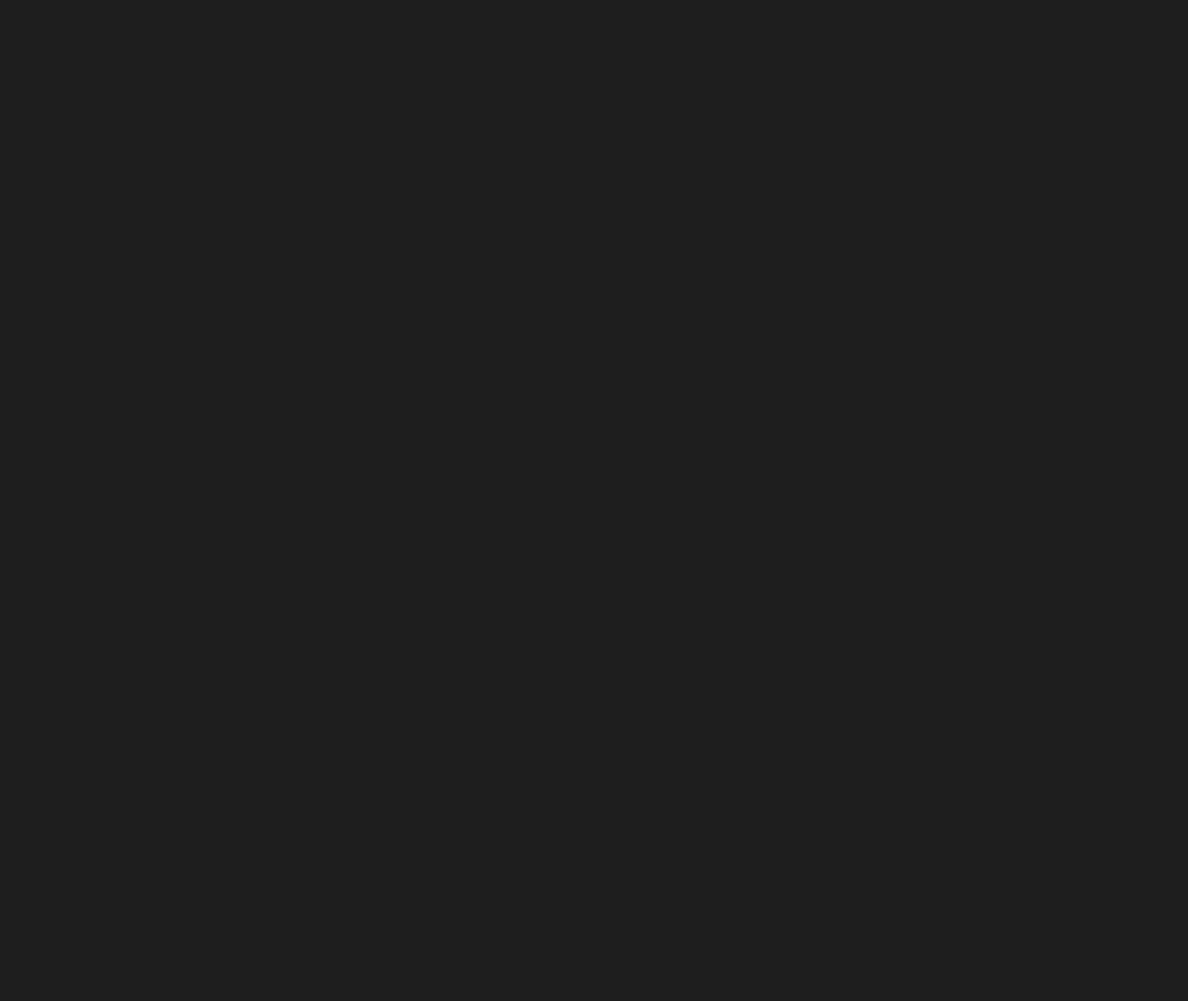
Frame 1 (no input)
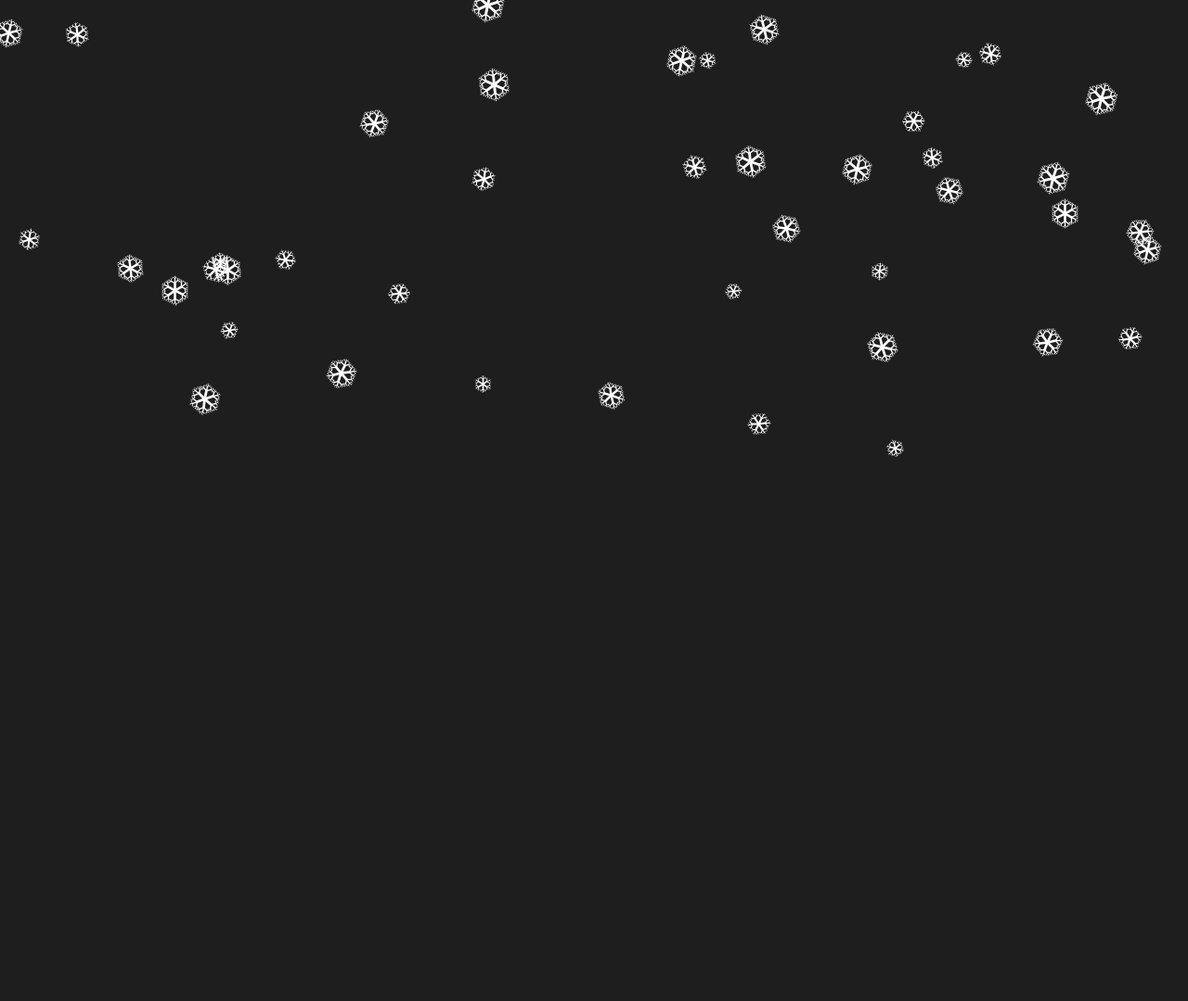
Frame 60 (the mouse pressed at the canvas centre just before this capture)
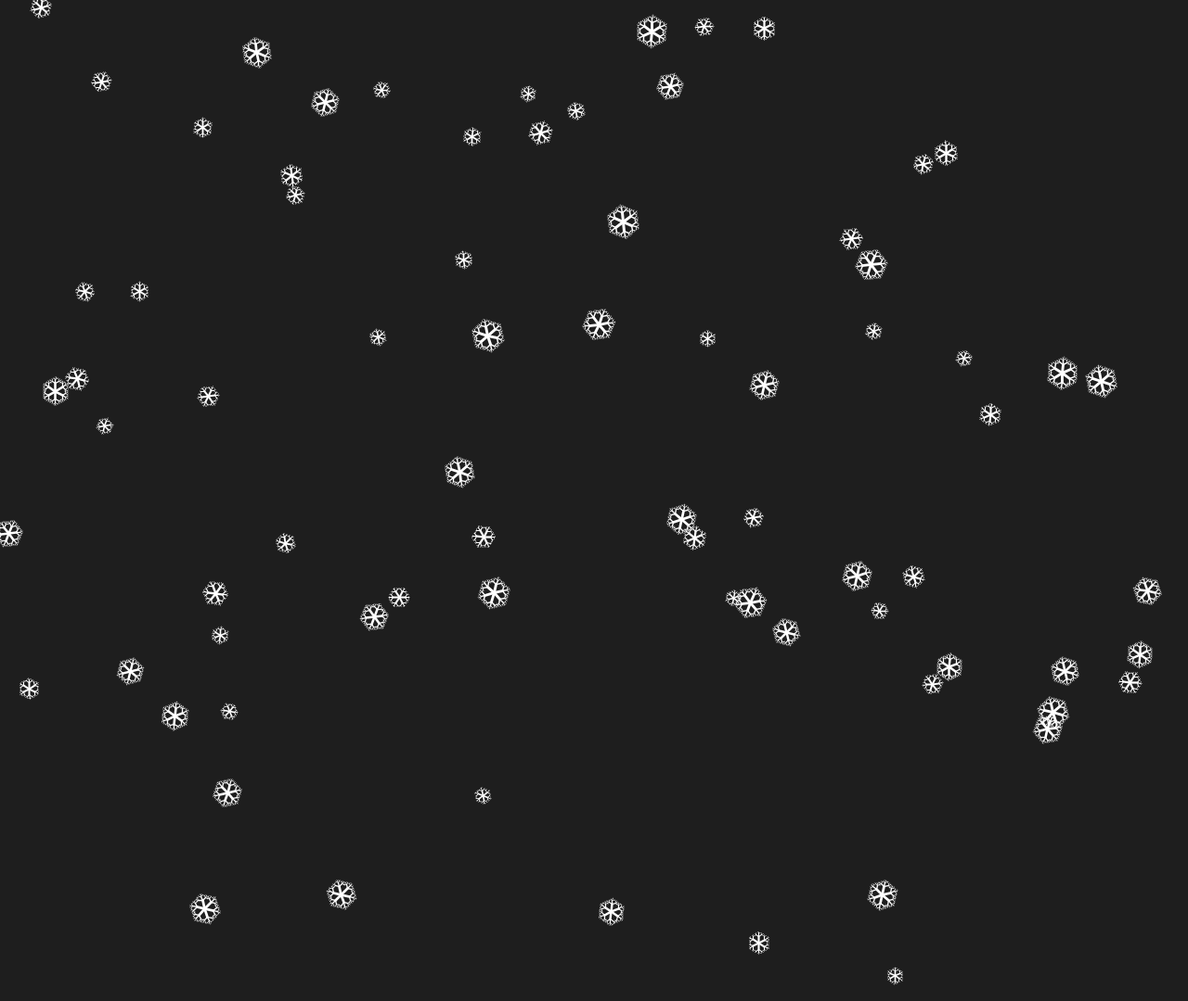
Frame 120 (the mouse held since frame 60 and released just before this capture)

The Processing sketch that drew these frames (run headless with seeded random() and noise(); from frame 60 on, the mouse is pressed at the canvas centre):

// Processing sketch: Snowflake
// ── Snowflake.pde
/*
   Author: Mengjie Min
   Cite : King Li
*/
import java.util.Iterator;

snowsystem snow;

void setup() 
{
  size(1280,1080);
snow =new snowsystem(0.6);  
}
void draw() 
{
  background(30);
  stroke(255);
  snow.run();  
}

class Branch  
{
 float radius,ratio,rotation;
 Branch(float radius_,float ratio_,float rot){
  radius=radius_;
  ratio=ratio_;
  rotation=rot;
}
 void generate()
{
   pushMatrix();
   rotate(radians(rotation)); 
   float len=getStartLength(radius,ratio);
   branch(len);
   popMatrix();
 }
 void branch(float len)
{
     strokeWeight(len*0.3); 
     strokeCap(ROUND);      
     line(0,0,0,-len);             
     translate(0,-len);           
     
     if(len>2) 
    {
       pushMatrix();
       branch(len*ratio);
       popMatrix();
       
       pushMatrix();
       rotate(radians(-60)); 
       branch(getStartLength(len,ratio));
       popMatrix();
       
       pushMatrix();
       rotate(radians(60));
       branch(getStartLength(len,ratio));
       popMatrix();
     }
 }
 
 float getStartLength(float length,float  ratio)
 {
    float len=(1-ratio)*length;
    return len;
 }
}

class snowflake 
{
   PVector position ,velocity;
   float rotation ,aVelocity,radius,ratio;
   Branch[] branches=new Branch[6];
   
    snowflake(PVector pos,PVector vel,float rot,float aVel,float r,float rat)
    {
     position =pos;
     velocity=vel;
     rotation=rot;
     aVelocity=aVel;
     radius=r;
     ratio=rat;
     
     for(int i=0;i<6;i++){ branches[i]=new Branch(radius,ratio,i*60);}
    }
   
    void update()
    {
    position.add(velocity);
    rotation+=aVelocity;  
    }
    void show()  
    {
    pushMatrix();
    translate(position.x,position.y);
    rotate(radians(rotation));
    for(Branch b:branches)
    {b.generate();}
    popMatrix();  
    }
}

class snowsystem   
{
  float speed ;
  ArrayList<snowflake> snowflakes;
  
  snowsystem (float speed_){
  speed=speed_;
  snowflakes=new ArrayList<snowflake>();
 }

void  generate() 
{
 PVector position =new PVector(random(0,width),0);
 PVector velocity =new PVector(0,random(5,10));
 float rotation =random(0,360);
 float aVel=random(-2,5);
 float radius =random(10,20);
 float ratio=0.5;
 snowflake s=new snowflake(position,velocity,rotation,aVel,radius,ratio);
 snowflakes.add(s);
}

void  emit()  
{
   if(speed >=1)
   {
   for(int i=0;i<speed;i++){ generate();}
   }
   else if(speed>0){if(random(1)<speed){generate();}}
}

void update()  
{
Iterator<snowflake> ite=snowflakes.iterator(); 
while(ite.hasNext()){snowflake s=ite.next();s.update();s.show(); 
if(s.position.y>(height+s.radius)){ite.remove();}                     
} 
}
void run () 
{ emit();update();}
}
